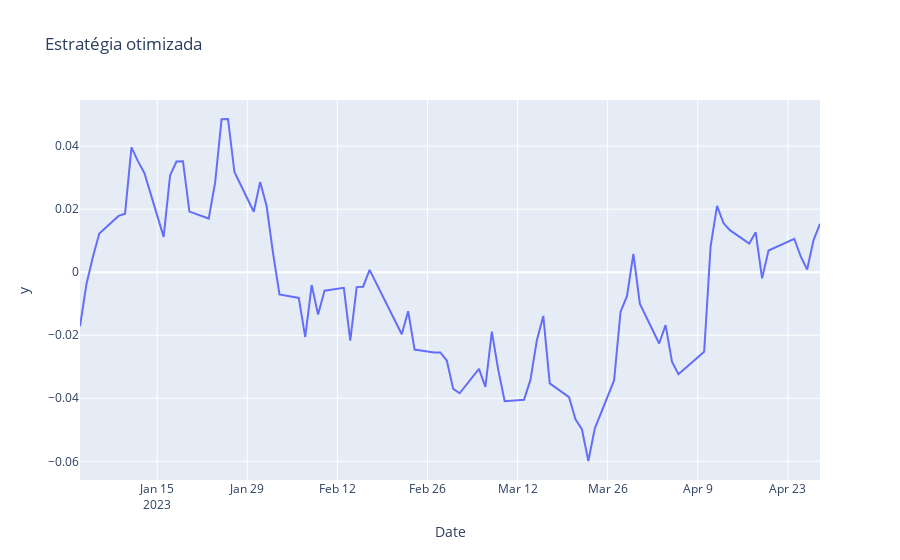

Notebook cell for this chart:
### Code cell
opt_teste = data_test.mul(best_individual).sum(axis=1)  # Soma dos retornos da carteira dia a dia
opt_teste = opt_teste + 1
opt_teste = opt_teste.cumprod() - 1
px.line(opt_teste, title='Estratégia otimizada', x=opt_teste.index, y=opt_teste.values)
